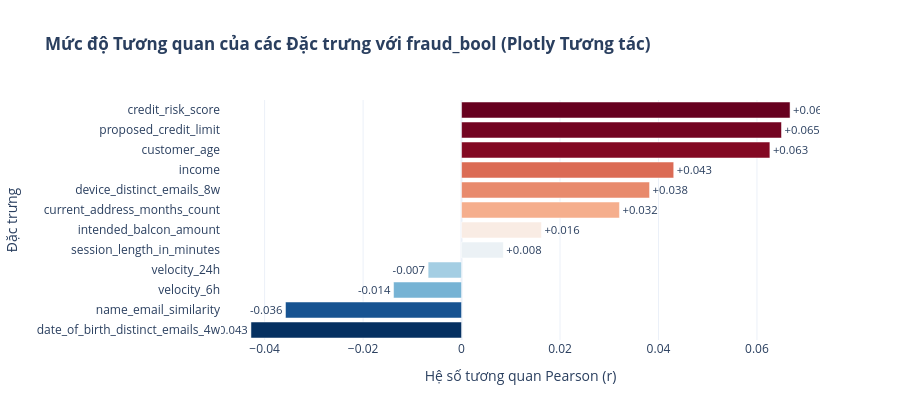

The notebook cell this image was saved under:
### Markdown cell above
**Nhận xét**
- Tương tác giữa hệ điều hành và nhà ở tạo ra sự phân hóa rất mạnh: tổ hợp `BA × windows` có tỷ lệ gian lận lên tới 6,31% (trên mẫu lớn 45.597 hồ sơ), cao gấp 6 lần mức trung bình. Trong khi đó, tổ hợp `BE × linux` chỉ có 0,17%.
- Sự chênh lệch lớn giữa các phân khúc khẳng định sự hiện diện của tương tác phi tuyến mạnh, vốn là thế mạnh tự nhiên của các mô hình cây quyết định (LightGBM).
- Các ô có số lượng mẫu quá nhỏ (N < 100) đã được lọc bỏ để tránh số liệu bị nhiễu.

### 4.8 Ma trận tương quan tổng thể giữa các biến số chính với `fraud_bool`

Nhóm chọn các biến số đại diện cho các nhóm: nhân khẩu học (`customer_age`), hành vi tài chính (`income`, `proposed_credit_limit`, `intended_balcon_amount`, `credit_risk_score`), vận tốc nộp đơn (`velocity_6h`, `velocity_24h`), thiết bị & email (`name_email_similarity`, `date_of_birth_distinct_emails_4w`, `device_distinct_emails_8w`, `session_length_in_minutes`) và thời gian cư trú (`current_address_months_count`).

Nhóm trực quan bằng **Heatmap tương quan tổng thể** và **biểu đồ thanh Plotly tương tác** xếp hạng mức độ tương quan với nhãn gian lận `fraud_bool`.

### Code cell
# Danh sách các biến số chính
key_num_cols = [
    'fraud_bool', 'income', 'name_email_similarity', 'credit_risk_score',
    'customer_age', 'intended_balcon_amount', 'proposed_credit_limit',
    'current_address_months_count', 'velocity_6h', 'velocity_24h',
    'date_of_birth_distinct_emails_4w', 'device_distinct_emails_8w',
    'session_length_in_minutes'
]

# 1. Tính toán ma trận tương quan Pearson
corr_matrix = df_train[key_num_cols].corr()

# 2. Tạo mask chuẩn tam giác dưới (bỏ cả đường chéo chính 1.00 để không thừa)
mask = np.triu(np.ones_like(corr_matrix, dtype=bool))

plt.figure(figsize=(11, 7), dpi=150)
# Giữ giao diện whitegrid đồng bộ

# Heatmap hiện đại với bảng màu vlag thanh thoát
ax = sns.heatmap(
    corr_matrix,
    mask=mask,
    annot=True,
    fmt='.2f',
    cmap='vlag',            # Bảng màu tương phản hiện đại chuẩn khoa học
    center=0,
    vmin=-0.6, vmax=0.7,   # Căn chỉnh dải màu vừa khít dữ liệu
    linewidths=1.2,
    linecolor='white',      # Viền trắng chia ô sắc nét
    cbar_kws={'label': 'Hệ số tương quan Pearson (r)', 'shrink': 0.8, 'aspect': 20},
    annot_kws={'size': 9, 'weight': 'medium'}
)

plt.title("Ma trận Tương quan Tuyến tính (Pearson) giữa các Biến số và fraud_bool",
          fontsize=13, fontweight='bold', pad=20)
plt.xticks(rotation=40, ha='right', fontsize=9.5)
plt.yticks(rotation=0, fontsize=9.5)
sns.despine(left=True, bottom=True)
plt.tight_layout()
plt.show()

# 3. Biểu đồ Plotly tương tác: Xếp hạng tương quan với fraud_bool
fraud_corr = corr_matrix['fraud_bool'].drop('fraud_bool').sort_values()
corr_df = pd.DataFrame({
    'Đặc trưng': fraud_corr.index,
    'Hệ số tương quan (r)': fraud_corr.values
})

fig_corr = px.bar(
    corr_df,
    x='Hệ số tương quan (r)',
    y='Đặc trưng',
    orientation='h',
    color='Hệ số tương quan (r)',
    color_continuous_scale='RdBu_r',
    text=corr_df['Hệ số tương quan (r)'].apply(lambda x: f"{x:+.3f}"),
    title='<b>Mức độ Tương quan của các Đặc trưng với fraud_bool (Plotly Tương tác)</b>'
)
fig_corr.update_layout(
    xaxis_title='Hệ số tương quan Pearson (r)',
    yaxis_title='Đặc trưng',
    template='plotly_white',
    height=420,
    coloraxis_showscale=False
)
fig_corr.update_traces(textposition='outside')
fig_corr.show()

### Figure 1 — Plotly figure (JSON) as saved in the notebook; plotly's stock layout.template omitted (floating-point values rounded to 4 significant figures)
{"data": [{"hovertemplate": "Hệ số tương quan (r)=%{marker.color}<br>Đặc trưng=%{y}<br>text=%{text}<extra></extra>", "legendgroup": "", "marker": {"color": [-0.04278, -0.03576, -0.01381, -0.006787, 0.008485, 0.01622, 0.03207, 0.03819, 0.0431, 0.06263, 0.06499, 0.06672], "coloraxis": "coloraxis", "pattern": {"shape": ""}}, "name": "", "orientation": "h", "showlegend": false, "text": ["-0.043", "-0.036", "-0.014", "-0.007", "+0.008", "+0.016", "+0.032", "+0.038", "+0.043", "+0.063", "+0.065", "+0.067"], "textposition": "outside", "type": "bar", "x": [-0.04278, -0.03576, -0.01381, -0.006787, 0.008485, 0.01622, 0.03207, 0.03819, 0.0431, 0.06263, 0.06499, 0.06672], "xaxis": "x", "y": ["date_of_birth_distinct_emails_4w", "name_email_similarity", "velocity_6h", "velocity_24h", "session_length_in_minutes", "intended_balcon_amount", "current_address_months_count", "device_distinct_emails_8w", "income", "customer_age", "proposed_credit_limit", "credit_risk_score"], "yaxis": "y"}], "layout": {"barmode": "relative", "coloraxis": {"autocolorscale": false, "colorbar": {"title": {"text": "Hệ số tương quan (r)"}}, "colorscale": [[0, "rgb(5,48,97)"], [0.1, "rgb(33,102,172)"], [0.2, "rgb(67,147,195)"], [0.3, "rgb(146,197,222)"], [0.4, "rgb(209,229,240)"], [0.5, "rgb(247,247,247)"], [0.6, "rgb(253,219,199)"], [0.7, "rgb(244,165,130)"], [0.8, "rgb(214,96,77)"], [0.9, "rgb(178,24,43)"], [1, "rgb(103,0,31)"]], "showscale": false}, "height": 420, "legend": {"tracegroupgap": 0}, "title": {"text": "<b>Mức độ Tương quan của các Đặc trưng với fraud_bool (Plotly Tương tác)</b>"}, "xaxis": {"anchor": "y", "domain": [0, 1], "title": {"text": "Hệ số tương quan Pearson (r)"}}, "yaxis": {"anchor": "x", "domain": [0, 1], "title": {"text": "Đặc trưng"}}}}
